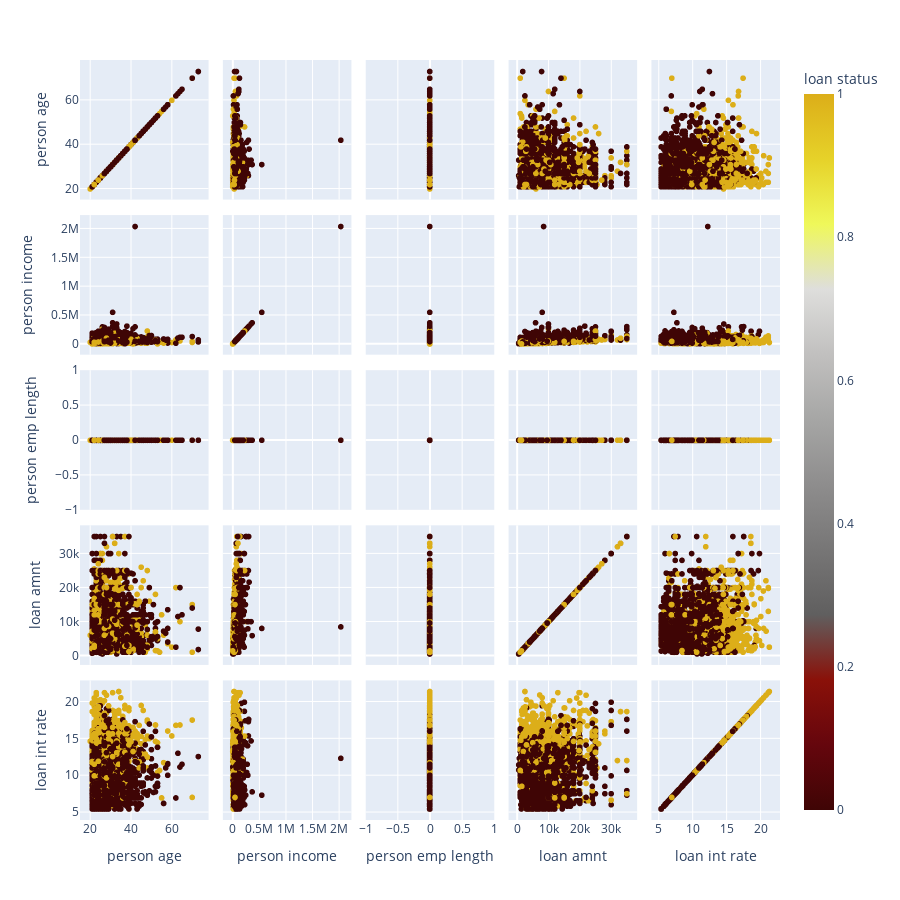

Source (notebook cell):
### Markdown cell above
## Data Visualization

### Code cell
import plotly.express as px
#%matplotlib inline

fig = px.scatter_matrix(data, dimensions=
            ["person_age", "person_income", "person_emp_length",
             "loan_amnt","loan_int_rate"],
            labels={col:col.replace('_', ' ') for col in data.columns},
            height=900, color='loan_status',
            color_continuous_scale=px.colors.diverging.oxy)
fig.show()

### Figure 1 — Plotly figure (JSON) as saved in the notebook; plotly's stock layout.template omitted (floating-point values rounded to 4 significant figures; data arrays with more than 128 entries replaced by an {"elided": "..."} marker saying what was removed)
{"data": [{"dimensions": [{"axis": {"matches": true}, "label": "person age", "values": {"elided": "4086 int values"}}, {"axis": {"matches": true}, "label": "person income", "values": {"elided": "4086 int values"}}, {"axis": {"matches": true}, "label": "person emp length", "values": {"elided": "4086 int values"}}, {"axis": {"matches": true}, "label": "loan amnt", "values": {"elided": "4086 int values"}}, {"axis": {"matches": true}, "label": "loan int rate", "values": {"elided": "4086 float values"}}], "hovertemplate": "%{xaxis.title.text}=%{x}<br>%{yaxis.title.text}=%{y}<br>loan status=%{marker.color}<extra></extra>", "legendgroup": "", "marker": {"color": {"elided": "4086 int values"}, "coloraxis": "coloraxis", "symbol": "circle"}, "name": "", "showlegend": false, "type": "splom"}], "layout": {"coloraxis": {"colorbar": {"title": {"text": "loan status"}}, "colorscale": [[0, "rgb(63, 5, 5)"], [0.09091, "rgb(101, 6, 13)"], [0.1818, "rgb(138, 17, 9)"], [0.2727, "rgb(96, 95, 95)"], [0.3636, "rgb(119, 118, 118)"], [0.4545, "rgb(142, 141, 141)"], [0.5455, "rgb(166, 166, 165)"], [0.6364, "rgb(193, 192, 191)"], [0.7273, "rgb(222, 222, 220)"], [0.8182, "rgb(239, 248, 90)"], [0.9091, "rgb(230, 210, 41)"], [1, "rgb(220, 174, 25)"]]}, "dragmode": "select", "height": 900, "legend": {"tracegroupgap": 0}, "margin": {"t": 60}}}
